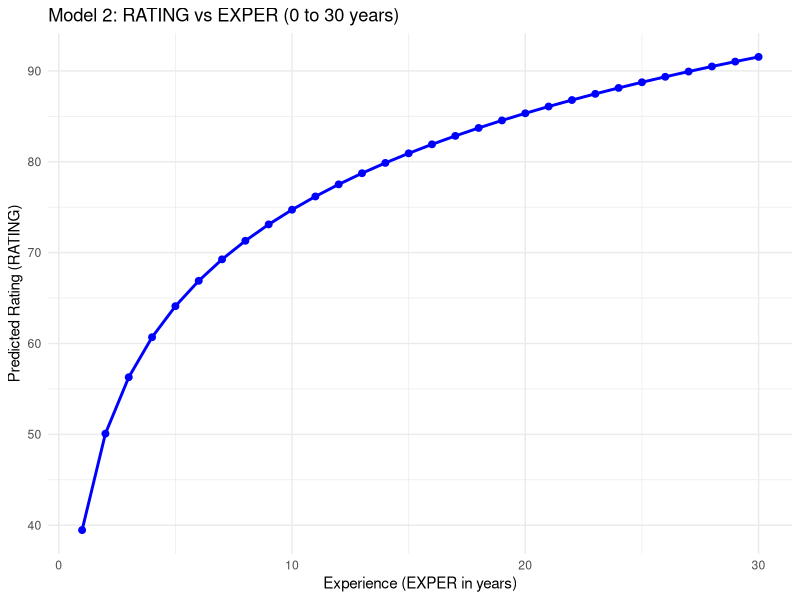

R code for this plot:
# 載入 ggplot2 套件
library(ggplot2)

# a.
# # 定義 EXPER 的範圍，從 0 到 30
# EXPER <- 0:30
# 
# # 使用 Model 1 的方程計算 RATING
# RATING <- 64.289 + 0.990 * EXPER
# 
# # 將數據整理成數據框
# data_1 <- data.frame(EXPER = EXPER, RATING = RATING)
# 
# # 使用 ggplot2 繪製圖形
# ggplot(data_1, aes(x = EXPER, y = RATING)) +
#   geom_line(color = "blue", size = 1) +  # 畫線條
#   geom_point(color = "blue", size = 2) +  # 畫點
#   labs(title = "Model 1: RATING vs EXPER (0 to 30 years)",
#        x = "Experience (EXPER in years)",
#        y = "Predicted Rating (RATING)") +
#   theme_minimal()  # 使用簡潔的主題

# b.
# 定義 EXPER 的範圍，從 1 到 30
EXPER <- 1:30

# 使用 Model 2 的方程計算 RATING
RATING <- 39.464 + 15.312 * log(EXPER)

# 將結果整理成數據框
data_2 <- data.frame(EXPER = EXPER, RATING = RATING)

# 使用 ggplot2 繪製圖形
ggplot(data_2, aes(x = EXPER, y = RATING)) +
  geom_line(color = "blue", size = 1) +  # 畫線條
  geom_point(color = "blue", size = 2) +  # 畫點
  labs(title = "Model 2: RATING vs EXPER (0 to 30 years)",
       x = "Experience (EXPER in years)",
       y = "Predicted Rating (RATING)") +
  theme_minimal()  # 使用簡潔的主題

